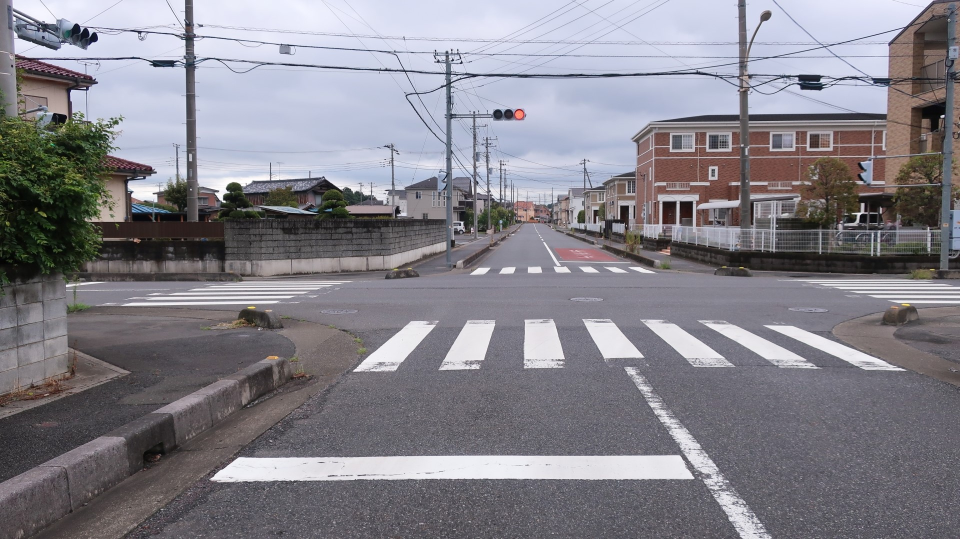
#> input picture materials/g9pc7kz6.jpg, 1920 x 1078 px, given in place of g9pc7kz6.bmp, which was not available (shown at 1/2 size)
$ jupyter execute --allow-errors hough_test.ipynb
#> lines starting #> are read from the running program, lines starting #| are printed output that depends on the picture; pictures that were not available may be replaced by others from this repository, and a replacement may not be noted
[cell 1]
import cv2
import numpy as np
import matplotlib.pyplot as plt

[cell 2]
# Jupyterでの画像表示用

from IPython.display import display, Image


def imshow(img):
    """ndarray 配列をインラインで Notebook 上に表示する。"""
    ret, encoded = cv2.imencode(".bpm", img)
    display(Image(encoded, width=600))

[cell 3]
# 画像の読み込み
image = cv2.imread(r"C:\Git\MyYolo\materials\g9pc7kz6.bmp", cv2.IMREAD_COLOR)
#> image is the input picture: shape (1078, 1920, 3); mean B, G, R 137.7, 129.9, 132

#> (the rest of this cell did not finish here and is left out)

[cell 4]
temo_image = image

# グレースケールに変換
gray = cv2.cvtColor(image, cv2.COLOR_BGR2GRAY)
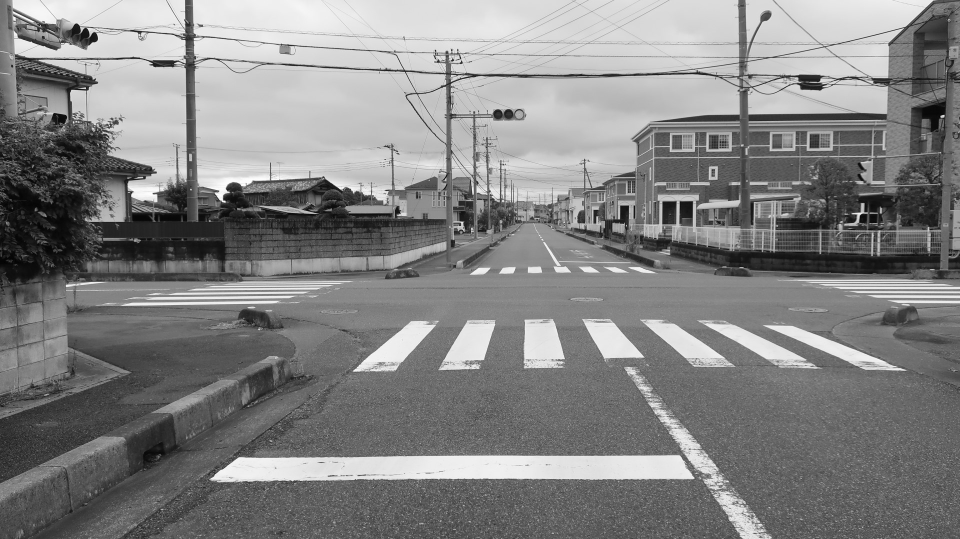
#> gray: shape (1078, 1920) (shown at 1/2 size); min 0, max 255, mean 131.4

# Cannyエッジ検出
edges = cv2.Canny(gray, 100, 150)
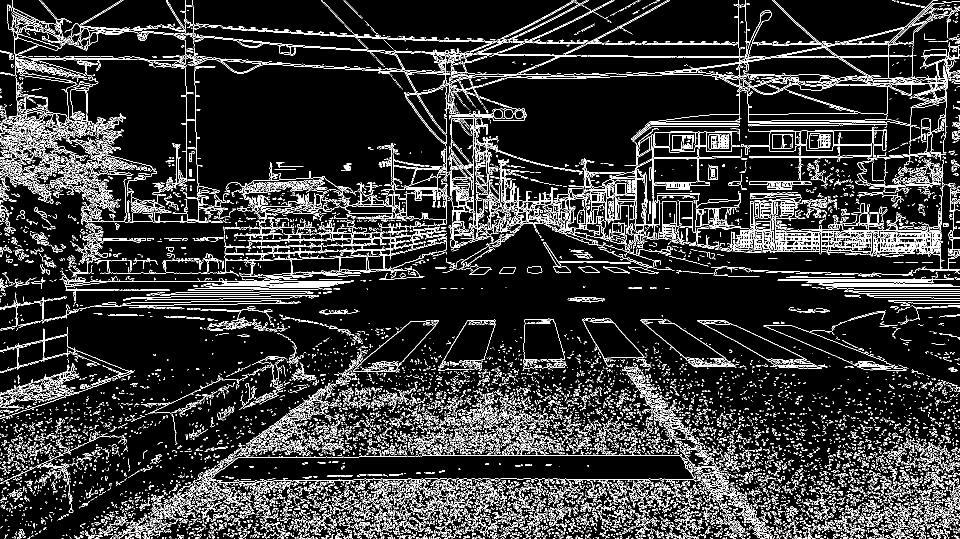
#> edges: shape (1078, 1920) (shown at 1/2 size); 12.3% white in thin lines or dots

# Hough変換で直線を検出
lines = cv2.HoughLines(edges, 1, np.pi / 180, 200)

# 検出した直線を画像に描画
for rho, theta in lines[:, 0]:
    a = np.cos(theta)
    b = np.sin(theta)
    x0 = a * rho
    y0 = b * rho
    x1 = int(x0 + 1000 * (-b))
    y1 = int(y0 + 1000 * (a))
    x2 = int(x0 - 1000 * (-b))
    y2 = int(y0 - 1000 * (a))
    cv2.line(image, (x1, y1), (x2, y2), (0, 0, 255), 2)
#> this loop made 10555 passes
#> (rho, theta, a, b, x0, y0, x1, y1) on passes 1 to 3: (113, 1.57, -4.37e-08, 1, -4.94e-06, 113, -1000, 112), (911, 1.57, -4.37e-08, 1, -3.98e-05, 911, -1000, 910), (958, 1.57, -4.37e-08, 1, -4.19e-05, 958, -1000, 957)
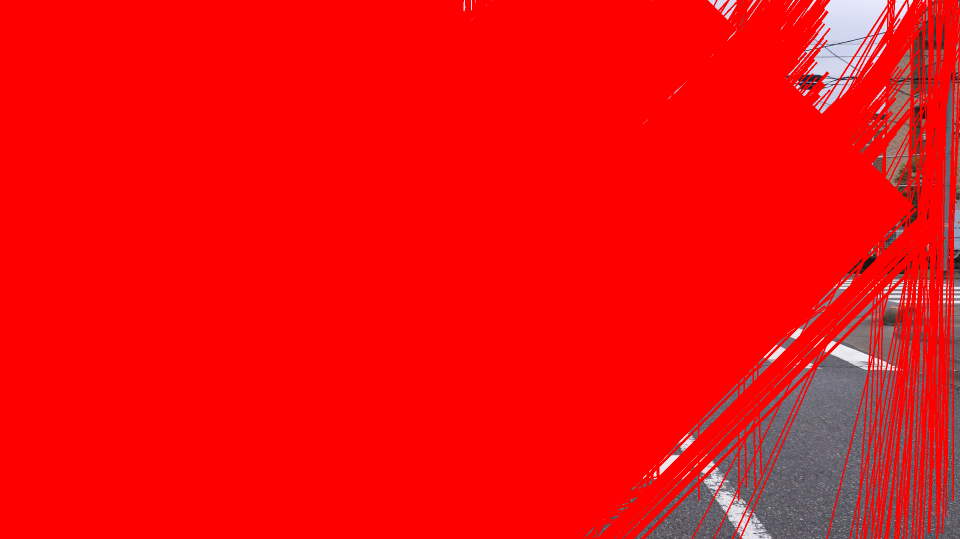
#> image: shape (1078, 1920, 3) (shown at 1/2 size); mean B, G, R 12.6, 11.9, 241.9

# 画像を表示
cv2.imshow("Detected Stop Lines", image)
cv2.waitKey(0)
cv2.destroyAllWindows()
